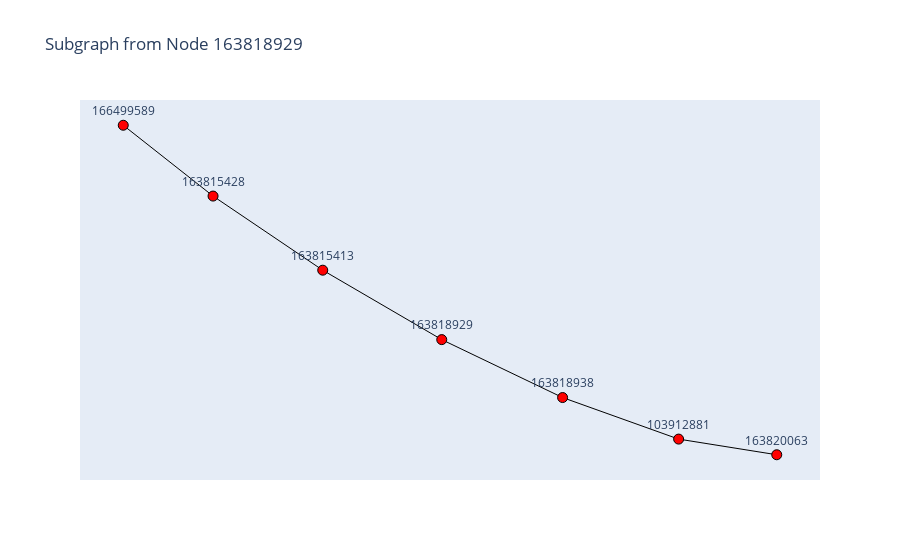

Source (notebook cell):
### Code cell
import networkx as nx
import random
import plotly.graph_objects as go
import numpy as np

def extract_directed_subgraph(G, start_node, max_hops=3):
    """
    Extract a subgraph from a starting node with a specified hop limit.
    
    Args:
        G (nx.Graph or nx.DiGraph): Input graph
        start_node (int/str): Starting node ID
        max_hops (int): Maximum number of hops from start node
    
    Returns:
        nx.Graph or nx.DiGraph: Extracted subgraph
    """
    # Create a new graph of the same type
    subgraph = G.__class__()
    
    # Add the start node to the subgraph
    subgraph.add_node(start_node)
    
    # Breadth-first search with hop tracking
    visited = {start_node: 0}
    queue = [(start_node, 0)]
    
    while queue:
        current_node, current_hop = queue.pop(0)
        
        # Stop if we've reached max hops
        if current_hop >= max_hops:
            continue
        
        # Get neighbors (works for both directed and undirected graphs)
        if hasattr(G, 'neighbors'):
            neighbors = list(G.neighbors(current_node))
        else:
            # For nx.DiGraph, combine successors and predecessors
            neighbors = list(G.successors(current_node)) + list(G.predecessors(current_node))
        
        # Add edges and new nodes to the subgraph
        for neighbor in neighbors:
            if neighbor not in visited or visited[neighbor] > current_hop + 1:
                subgraph.add_edge(current_node, neighbor)
                visited[neighbor] = current_hop + 1
                queue.append((neighbor, current_hop + 1))
    
    return subgraph

def visualize_directed_subgraph(G, start_node, merged_df, get_node_colors_func=None):
    """
    Visualize a subgraph with color-coded nodes and manual arrow edges.
    
    Args:
        G (nx.Graph or nx.DiGraph): Input graph
        start_node (int/str): Starting node ID
        merged_df (pd.DataFrame): DataFrame with node class information
        get_node_colors_func (callable, optional): Function to get node colors
    """
    # Extract subgraph
    subgraph = extract_directed_subgraph(G, start_node)
    
    # Get node colors
    if get_node_colors_func:
        node_colors = get_node_colors_func(subgraph, merged_df)
    else:
        # Default color mapping if no function provided
        node_colors = {str(node): 'gray' for node in subgraph.nodes()}
    
    # Layout
    pos = nx.spring_layout(subgraph, k=0.5, iterations=50)
    
    # Prepare edge traces
    edge_traces = []
    for edge in subgraph.edges():
        source, target = edge
        x0, y0 = pos[source]
        x1, y1 = pos[target]
        
        edge_trace = go.Scatter(
            x=[x0, x1, None],
            y=[y0, y1, None],
            mode='lines',
            line=dict(width=1, color='black'),
            hoverinfo='none'
        )
        edge_traces.append(edge_trace)
    
    # Node trace
    node_trace = go.Scatter(
        x=[pos[node][0] for node in subgraph.nodes()],
        y=[pos[node][1] for node in subgraph.nodes()],
        mode='markers+text',
        marker=dict(
            size=10,
            color=[node_colors.get(str(node), 'gray') for node in subgraph.nodes()],
            line=dict(width=1, color='black')
        ),
        text=[str(node) for node in subgraph.nodes()],
        textposition='top center'
    )
    
    # Combine all traces
    fig = go.Figure(data=edge_traces + [node_trace])
    
    fig.update_layout(
        title=f'Subgraph from Node {start_node}',
        showlegend=False,
        hovermode='closest',
        xaxis=dict(showgrid=False, zeroline=False, showticklabels=False),
        yaxis=dict(showgrid=False, zeroline=False, showticklabels=False)
    )
    
    fig.show()

# Utility function to find a random class 1 node
def find_random_class_1_node(class_df):
    class_1_nodes = class_df[class_df['class'] == '1']['txID'].tolist()
    return random.choice(class_1_nodes)

# Example usage (uncomment and run)
random_class_1_node = find_random_class_1_node(class_df)
visualize_directed_subgraph(G, random_class_1_node, merged_df, get_node_colors)

### Figure 1 — Plotly figure (JSON) as saved in the notebook; plotly's stock layout.template omitted (floating-point values rounded to 4 significant figures)
{"data": [{"hoverinfo": "none", "line": {"color": "black", "width": 1}, "mode": "lines", "type": "scatter", "x": [-0.01144, 0.3534, null], "y": [-0.04302, -0.1557, null]}, {"hoverinfo": "none", "line": {"color": "black", "width": 1}, "mode": "lines", "type": "scatter", "x": [-0.01144, -0.3708, null], "y": [-0.04302, 0.09204, null]}, {"hoverinfo": "none", "line": {"color": "black", "width": 1}, "mode": "lines", "type": "scatter", "x": [0.3534, 0.7038, null], "y": [-0.1557, -0.2365, null]}, {"hoverinfo": "none", "line": {"color": "black", "width": 1}, "mode": "lines", "type": "scatter", "x": [-0.3708, -0.7019, null], "y": [0.09204, 0.2362, null]}, {"hoverinfo": "none", "line": {"color": "black", "width": 1}, "mode": "lines", "type": "scatter", "x": [0.7038, 1, null], "y": [-0.2365, -0.267, null]}, {"hoverinfo": "none", "line": {"color": "black", "width": 1}, "mode": "lines", "type": "scatter", "x": [-0.7019, -0.9731, null], "y": [0.2362, 0.374, null]}, {"marker": {"color": ["red", "red", "red", "red", "red", "red", "red"], "line": {"color": "black", "width": 1}, "size": 10}, "mode": "markers+text", "text": ["163818929", "163818938", "163815413", "103912881", "163815428", "163820063", "166499589"], "textposition": "top center", "type": "scatter", "x": [-0.01144, 0.3534, -0.3708, 0.7038, -0.7019, 1, -0.9731], "y": [-0.04302, -0.1557, 0.09204, -0.2365, 0.2362, -0.267, 0.374]}], "layout": {"hovermode": "closest", "showlegend": false, "title": {"text": "Subgraph from Node 163818929"}, "xaxis": {"showgrid": false, "showticklabels": false, "zeroline": false}, "yaxis": {"showgrid": false, "showticklabels": false, "zeroline": false}}}
